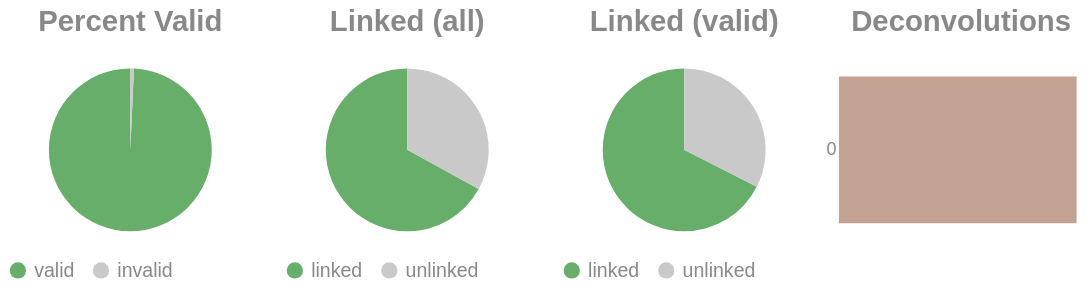

Notebook code for this chart:
### Code cell
if SKIPLR:
    pass
else:
    clash = Counter()
    for i in valids['molecule'].to_list():
        _mol = i.split("-")
        if len(_mol) == 1:
            clash.update('0')
        else:
            clash.update(_mol[-1])

    _d = {"deconvolutions": [], 'count': []}
    for k,v in clash.items():
        _d['deconvolutions'].append(k)
        _d['count'].append(v)

    tot_valid = valids['reads'].sum()
    mask = valids['reads'] >= 2
    n_linked_reads = valids.filter(mask)['reads'].sum()
    if n_linked_reads == 0:
        print_html("No linked molecules (>=2 reads) were detected; skipping linked-only distributions.")
        SKIPLR = True
    else:
        perc_valid = round(tot_valid / n_reads, 4)
        linked_perc_abs = round(n_linked_reads / n_reads, 4)
        linked_perc = round(n_linked_reads / tot_valid, 4)

    _valid = pl.DataFrame({"valids": ['valid', 'invalid'], "count": [tot_valid, n_reads - tot_valid]})
    _linked_abs = pl.DataFrame({"linked (absolute)": ['linked', 'unlinked'], "count": [n_linked_reads, n_reads - n_linked_reads]})
    _linked_rel = pl.DataFrame({"linked (valids)": ['linked', 'unlinked'], "count": [n_linked_reads, tot_valid - n_linked_reads]})

    (
        alt.hconcat(
            piechart(_valid, goodval = 'valid', title = "Percent Valid"),
            piechart(_linked_abs, goodval = "linked", title =  "Linked (all)"),
            piechart(_linked_rel, goodval = "linked", title =  "Linked (valid)"),
            convolutionbar(pl.DataFrame(_d), title = "Deconvolutions"),
            center = True,
            bounds = 'flush'
        )
        .resolve_scale(color='independent')
        .resolve_legend('independent')
        .properties(usermeta={'embedOptions': {"actions": False}})
    ).display()

### Figure 1 — Vega-Lite specification as saved in the notebook (floating-point values rounded to 4 significant figures)
{"width": "container", "height": 400, "config": {"title": {"anchor": "start", "dy": -15, "fontSize": 18, "color": "#888888", "subtitleColor": "#888888", "subtitleFontSize": 14}, "arc": {"fill": "#0072B2"}, "axis": {"domainColor": "#888888", "domainWidth": 0.5, "gridWidth": 0.2, "grid": false, "titleFontWeight": 400, "titleFontSize": 15, "labelFontSize": 11, "labelColor": "#888888", "tickColor": "#888888", "tickWidth": 0.2, "titleColor": "#888888"}, "axisBand": {"grid": false}, "axisX": {"grid": true, "tickSize": 10, "domainCap": "round"}, "axisY": {"domain": false, "grid": true, "tickSize": 0, "domainCap": "round"}, "background": "transparent", "header": {"labelFontSize": 15, "labelColor": "#888888", "titleFontSize": 15, "titleFontWeight": 600, "titleColor": "#888888"}, "legend": {"labelFont": "sans-serif", "labelFontSize": 12, "labelColor": "#888888", "symbolSize": 100, "symbolType": "circle", "titleFontSize": 12, "titlePadding": 10, "titleColor": "#888888", "title": null}, "range": {"category": ["#E69F00", "#56B4E9", "#009E73", "#F0E442", "#0072B2", "#D55E00", "#CC79A7", "#000000"], "diverging": ["#cfe8f3", "#a2d4ec", "#73bfe2", "#46abdb", "#1696d2", "#12719e"]}, "area": {"fill": "#0072B2", "fillOpacity": 0.7, "line": true, "strokeOpacity": 0.7}, "line": {"color": "#0072B2", "stroke": "#0072B2", "strokeWidth": 2}, "trail": {"color": "#0072B2", "stroke": "#0072B2", "strokeWidth": 0, "size": 1}, "point": {"filled": true, "fillOpacity": 1.0, "size": 95}, "text": {"color": "#888888", "fontSize": 11, "align": "right", "fontWeight": 400, "size": 11}, "bar": {"fill": "#0072B2", "stroke": null}, "view": {"stroke": null, "continuousWidth": 660, "continuousHeight": 400}}, "hconcat": [{"data": {"name": "data-938d9be1906e489888f29a1e9b6d4a3f"}, "mark": {"type": "arc"}, "encoding": {"color": {"field": "valids", "legend": {"orient": "bottom", "title": null}, "scale": {"domain": ["valid", "invalid"], "range": ["#68ae6b", "#C9C9C9"]}, "title": "Valids", "type": "nominal"}, "theta": {"field": "count", "type": "quantitative"}, "tooltip": [{"field": "valids", "title": "Valids", "type": "ordinal"}, {"field": "percent", "format": ".2%", "title": "Percent", "type": "quantitative"}, {"field": "count", "title": "Count", "type": "quantitative"}]}, "height": 100, "title": {"text": "Percent Valid", "align": "center", "anchor": "middle"}, "transform": [{"calculate": "datum.count / 9449384", "as": "percent"}], "width": 150}, {"data": {"name": "data-d725f07fac0acb752da14d4f23b88932"}, "mark": {"type": "arc"}, "encoding": {"color": {"field": "linked (absolute)", "legend": {"orient": "bottom", "title": null}, "scale": {"domain": ["linked", "unlinked"], "range": ["#68ae6b", "#C9C9C9"]}, "title": "Linked (Absolute)", "type": "nominal"}, "theta": {"field": "count", "type": "quantitative"}, "tooltip": [{"field": "linked (absolute)", "title": "Linked (Absolute)", "type": "ordinal"}, {"field": "percent", "format": ".2%", "title": "Percent", "type": "quantitative"}, {"field": "count", "title": "Count", "type": "quantitative"}]}, "height": 100, "title": {"text": "Linked (all)", "align": "center", "anchor": "middle"}, "transform": [{"calculate": "datum.count / 9449384", "as": "percent"}], "width": 150}, {"data": {"name": "data-0867d47c8ba4259ef16624722ecc2f22"}, "mark": {"type": "arc"}, "encoding": {"color": {"field": "linked (valids)", "legend": {"orient": "bottom", "title": null}, "scale": {"domain": ["linked", "unlinked"], "range": ["#68ae6b", "#C9C9C9"]}, "title": "Linked (Valids)", "type": "nominal"}, "theta": {"field": "count", "type": "quantitative"}, "tooltip": [{"field": "linked (valids)", "title": "Linked (Valids)", "type": "ordinal"}, {"field": "percent", "format": ".2%", "title": "Percent", "type": "quantitative"}, {"field": "count", "title": "Count", "type": "quantitative"}]}, "height": 100, "title": {"text": "Linked (valid)", "align": "center", "anchor": "middle"}, "transform": [{"calculate": "datum.count / 9382051", "as": "percent"}], "width": 150}, {"data": {"name": "data-c9ea3f6c0fbb513cf9c2e049694a6cff"}, "mark": {"type": "bar"}, "encoding": {"color": {"field": "deconvolutions", "legend": null, "scale": {"scheme": "lightgreyred"}, "type": "nominal"}, "tooltip": [{"field": "deconvolutions", "title": "Deconvolutions", "type": "ordinal"}, {"field": "percent", "format": ".2%", "title": "Percent", "type": "quantitative"}, {"field": "count", "title": "Count", "type": "quantitative"}], "x": {"axis": null, "field": "count", "type": "quantitative"}, "y": {"field": "deconvolutions", "sort": "ascending", "title": null, "type": "nominal"}}, "height": 100, "title": {"text": "Deconvolutions", "align": "center", "anchor": "middle"}, "transform": [{"calculate": "datum.count / 4377037", "as": "percent"}], "width": 150}], "bounds": "flush", "center": true, "resolve": {"legend": {"angle": "independent"}, "scale": {"color": "independent"}}, "usermeta": {"embedOptions": {"actions": false}}, "$schema": "https://vega.github.io/schema/vega-lite/v6.1.0.json", "datasets": {"data-938d9be1906e489888f29a1e9b6d4a3f": [{"valids": "valid", "count": 9382051}, {"valids": "invalid", "count": 67333}], "data-d725f07fac0acb752da14d4f23b88932": [{"linked (absolute)": "linked", "count": 6332530}, {"linked (absolute)": "unlinked", "count": 3116854}], "data-0867d47c8ba4259ef16624722ecc2f22": [{"linked (valids)": "linked", "count": 6332530}, {"linked (valids)": "unlinked", "count": 3049521}], "data-c9ea3f6c0fbb513cf9c2e049694a6cff": [{"deconvolutions": "0", "count": 4377037}]}}
